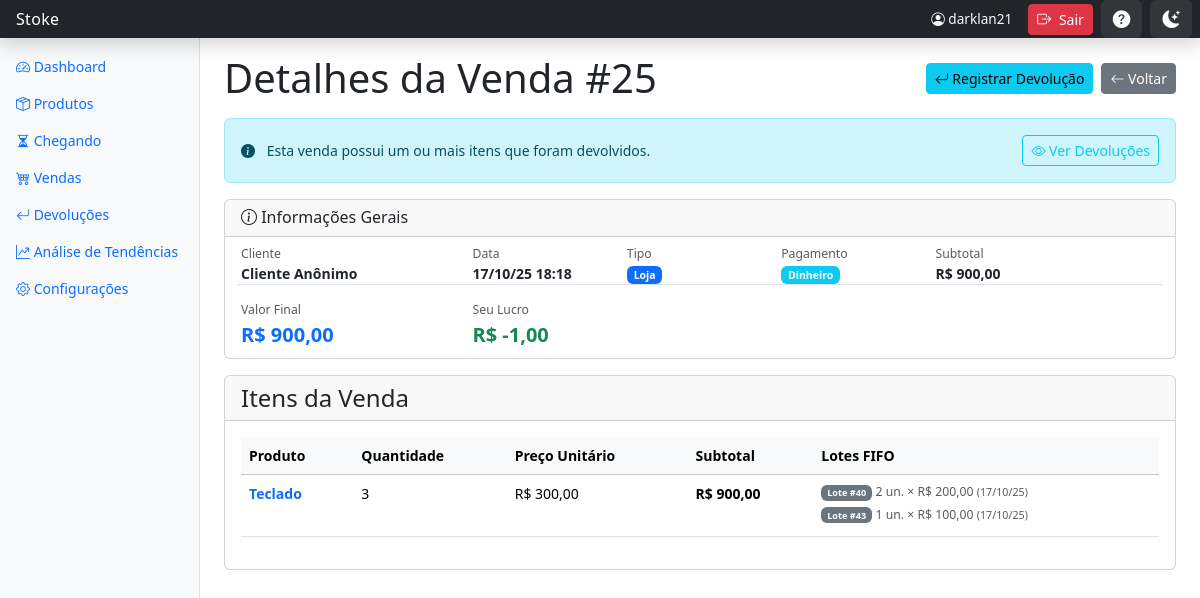
Page /vendas/25/ (signed in) on the committed database.
### inventario/models.py (models this page shows, shortened)
class Venda(models.Model):
    TIPO_VENDA_CHOICES = [
        ('LOJA', 'Loja'),
        ('EXTERNA', 'Externa'),
    ]
    STATUS_CHOICES = [
        ('CONCLUIDA', 'Concluída'),
        ('CANCELADA', 'Cancelada'),
    ]
    TIPO_PAGAMENTO_CHOICES = [
        ('DINHEIRO', 'Dinheiro'),
        ('PIX', 'Pix'),
        ('DEBITO', 'Débito'),
        ('CREDITO', 'Crédito'),
    ]
    cliente_nome = models.CharField('Nome do Cliente', max_length=255, blank=True, null=True)
    data = models.DateTimeField(default=timezone.now)
    tipo_venda = models.CharField(max_length=10, choices=TIPO_VENDA_CHOICES, default='LOJA')
    status = models.CharField(max_length=10, choices=STATUS_CHOICES, default='CONCLUIDA')
    desconto = models.DecimalField('Desconto', max_digits=10, decimal_places=2, default=Decimal('0.00'))
    tipo_pagamento = models.CharField('Tipo de Pagamento', max_length=10, choices=TIPO_PAGAMENTO_CHOICES, default='DINHEIRO')
    parcelas = models.PositiveIntegerField('Número de Parcelas', default=1)
    taxa_aplicada = models.DecimalField('Taxa Aplicada (%)', max_digits=5, decimal_places=2, default=Decimal('0.00'))
    @property
    def teve_devolucao(self):
        return self.devolucoes.exists()
    @property
    def valor_bruto(self):
        return self.itens.aggregate(total=Sum(F('quantidade') * F('preco_venda_unitario')))['total'] or Decimal('0.00')
    @property
    def valor_total(self):
        return self.valor_bruto - self.desconto
    @property
    def custo_total(self):
        return sum(item.custo_compra_total_registrado for item in self.itens.all())
    @property
    def tem_brindes(self):
        return self.itens.filter(eh_brinde=True).exists()
    @property
    def lucro_bruto(self):
        return self.valor_total - self.custo_total
    @property
    def meu_lucro(self):
        lucro_bruto_venda = self.lucro_bruto
        lucro_revertido_devolucoes = self.devolucoes.aggregate(
            total=Sum(F('itens_devolvidos__quantidade') * (F('itens_devolvidos__item_venda_original__preco_venda_unitario') - (F('itens_devolvidos__item_venda_original__custo_compra_total_registrado') / F('itens_devolvidos__item_venda_original__quantidade'))))
        )['total'] or Decimal('0')
        lucro_liquido = lucro_bruto_venda - lucro_revertido_devolucoes
        if self.tipo_venda == 'LOJA':
            lucro_liquido = lucro_liquido / 2
        if self.taxa_aplicada > 0:
            valor_taxa = (self.valor_total * self.taxa_aplicada) / 100
            lucro_liquido = lucro_liquido - valor_taxa
        return lucro_liquido

class ItemVenda(models.Model):
    venda = models.ForeignKey(Venda, related_name='itens', on_delete=models.CASCADE)
    produto = models.ForeignKey(Produto, on_delete=models.PROTECT)
    quantidade = models.PositiveIntegerField()
    preco_venda_unitario = models.DecimalField(max_digits=10, decimal_places=2)
    custo_compra_total_registrado = models.DecimalField(max_digits=10, decimal_places=2)
    eh_brinde = models.BooleanField('É Brinde', default=False)

class Produto(models.Model):
    nome = models.CharField(max_length=255)
    descricao = models.TextField(blank=True, null=True)
    imagem = models.ImageField(upload_to='produtos/', blank=True, null=True)
    ativo = models.BooleanField(default=True)
    fornecedor = models.ForeignKey(Fornecedor, on_delete=models.PROTECT, related_name='produtos', null=True, blank=True)
    preco_venda = models.DecimalField('Preço de Venda', max_digits=10, decimal_places=2, null=True, blank=True)
    lead_time_dias = models.PositiveIntegerField(
        'Lead Time (dias)',
        default=7,
        help_text='Tempo de entrega do fornecedor em dias'
    )
    dias_cobertura_minima = models.PositiveIntegerField(
        'Dias de Cobertura Mínima',
        default=15,
        help_text='Quantidade mínima de dias que o estoque deve cobrir'
    )

class ItemVendaLote(models.Model):
    item_venda = models.ForeignKey(ItemVenda, related_name='lotes_utilizados', on_delete=models.CASCADE)
    lote = models.ForeignKey(Lote, on_delete=models.PROTECT)
    quantidade_retirada = models.PositiveIntegerField()
    preco_compra_lote = models.DecimalField(max_digits=10, decimal_places=2)
    class Meta:
        verbose_name = 'Lote Utilizado em Venda'
        verbose_name_plural = 'Lotes Utilizados em Vendas'

class Lote(models.Model):
    produto = models.ForeignKey(Produto, related_name='lotes', on_delete=models.CASCADE)
    quantidade_inicial = models.PositiveIntegerField()
    quantidade_atual = models.PositiveIntegerField()
    preco_compra = models.DecimalField(max_digits=10, decimal_places=2)
    data_entrada = models.DateTimeField(default=timezone.now)

### inventario/views.py (the view)
# urls.py: path('vendas/<int:pk>/', views.detalhar_venda, name='detalhar_venda'),
def detalhar_venda(request, pk):
    venda = get_object_or_404(Venda.objects.prefetch_related(
        'itens__lotes_utilizados__lote',
        'itens__produto'
    ), pk=pk)
    return render(request, 'inventario/detalhar_venda.html', {'venda': venda})

### inventario/templates/inventario/detalhar_venda.html (shortened to what this page needs)
{% extends 'inventario/base.html' %}
{% block content %}
<div class="row align-items-center mb-3">
    <div class="col-12 col-md-6">
        <h1 class="mb-2 mb-md-0">Detalhes da Venda #{{ venda.id }}</h1>
    </div>
    <div class="col-12 col-md-6">
        <div class="d-flex flex-wrap gap-2 justify-content-md-end">
            <a href="{% url 'inventario:registrar_devolucao' venda_pk=venda.pk %}" class="btn btn-info btn-sm">
                <i class="bi bi-arrow-return-left"></i> <span class="d-none d-sm-inline">Registrar Devolução</span>
            </a>
            <a href="{% url 'inventario:listar_vendas' %}" class="btn btn-secondary btn-sm">
                <i class="bi bi-arrow-left"></i> <span class="d-none d-sm-inline">Voltar</span>
            </a>
        </div>
    </div>
</div>
{% if venda.teve_devolucao %}
<div class="alert alert-info" role="alert">
    <div class="d-flex flex-column flex-sm-row justify-content-between align-items-start align-items-sm-center gap-2">
        <span>
            <i class="bi bi-info-circle-fill me-2"></i>
            <span class="d-none d-md-inline">Esta venda possui um ou mais itens que foram devolvidos.</span>
        </span>
        <a href="{% url 'inventario:listar_devolucoes' %}?venda_id={{ venda.id }}" class="btn btn-sm btn-outline-info">
            <i class="bi bi-eye"></i> <span class="d-none d-sm-inline">Ver Devoluções</span>
        </a>
    </div>
</div>
{% endif %}
<div class="card">
    <div class="card-header py-2">
        <h6 class="mb-0"><i class="bi bi-info-circle"></i> Informações Gerais</h6>
    </div>
    <div class="card-body py-2 px-3">
        <div class="row g-2 align-items-center mb-2">
            <div class="col-6 col-sm-4 col-md-3">
                <small class="text-muted d-block mb-0">Cliente</small>
                <strong>{{ venda.cliente_nome|default:"—" }}</strong>
            </div>
            <div class="col-6 col-sm-4 col-md-2">
                <small class="text-muted d-block mb-0">Data</small>
                <strong>{{ venda.data|date:"d/m/y H:i" }}</strong>
            </div>
            <div class="col-4 col-sm-4 col-md-2">
                <small class="text-muted d-block mb-0">Tipo</small>
                <span class="badge bg-{% if venda.tipo_venda == 'LOJA' %}primary{% else %}secondary{% endif %}">
                    {{ venda.get_tipo_venda_display }}
                </span>
            </div>
            <div class="col-4 col-sm-4 col-md-2">
                <small class="text-muted d-block mb-0">Pagamento</small>
                <span class="badge bg-info">
                    {{ venda.get_tipo_pagamento_display }}{% if venda.tipo_pagamento == 'CREDITO' and venda.parcelas > 1 %} {{ venda.parcelas }}x{% endif %}
                </span>
            </div>
            <div class="col-4 col-md-2">
                <small class="text-muted d-block mb-0">Subtotal</small>
                <strong>R$ {{ venda.valor_bruto|floatformat:2 }}</strong>
            </div>
        </div>
        <div class="row g-2 align-items-center pt-2 border-top">
            <div class="col-6 col-md-3">
                <small class="text-muted d-block mb-0">Valor Final</small>
                <strong class="text-primary fs-5">R$ {{ venda.valor_total|floatformat:2 }}</strong>
            </div>
            <div class="col-6 col-md-3">
                <small class="text-muted d-block mb-0">Seu Lucro</small>
                <strong class="text-success fs-5">R$ {{ venda.meu_lucro|floatformat:2 }}</strong>
            </div>
        </div>
    </div>
</div>
<div class="card mt-3">
    <div class="card-header">
        <h4 class="mb-0">Itens da Venda</h4>
    </div>
    <div class="card-body">
        <div class="d-none d-lg-block">
            <div class="table-responsive">
                <table class="table table-hover">
                    <thead class="table-light">
                        <tr>
                            <th>Produto</th>
                            <th>Quantidade</th>
                            <th>Preço Unitário</th>
                            <th>Subtotal</th>
                            <th>Lotes FIFO</th>
                        </tr>
                    </thead>
                    <tbody>
                        {% for item in venda.itens.all %}
                        <tr {% if item.eh_brinde %}class="table-success"{% endif %}>
                            <td class="fw-bold">
                                <a href="{% url 'inventario:detalhar_produto' pk=item.produto.pk %}" class="text-decoration-none">
                                    {{ item.produto.nome }}
                                </a>
                            </td>
                            <td>{{ item.quantidade }}</td>
                            <td>R$ {{ item.preco_venda_unitario|floatformat:2 }}</td>
                            <td class="fw-bold">R$ {% widthratio item.preco_venda_unitario 1 item.quantidade as subtotal %}{{ subtotal|floatformat:2 }}</td>
                            <td>
                                {% if item.lotes_utilizados.exists %}
                                    <small class="text-muted">
                                        {% for lote_usado in item.lotes_utilizados.all %}
                                            <div class="mb-1">
                                                <span class="badge bg-secondary">Lote #{{ lote_usado.lote.id }}</span>
                                                {{ lote_usado.quantidade_retirada }} un. × R$ {{ lote_usado.preco_compra_lote|floatformat:2 }}
                                                <small class="text-muted">({{ lote_usado.lote.data_entrada|date:"d/m/y" }})</small>
                                            </div>
                                        {% endfor %}
                                    </small>
                                {% else %}
                                    <small class="text-muted fst-italic">—</small>
                                {% endif %}
                            </td>
                        </tr>
                        {% endfor %}
                    </tbody>
                </table>
            </div>
        </div>
    </div>
</div>
{% endblock %}

### inventario/templates/inventario/base.html (shortened to what this page needs)
<!DOCTYPE html>
<html lang="pt-br">
<head>
    {% load static %}
    <link href="https://cdn.jsdelivr.net/npm/bootstrap@5.3.3/dist/css/bootstrap.min.css" rel="stylesheet">
    <link rel="stylesheet" href="https://cdn.jsdelivr.net/npm/bootstrap-icons@1.11.3/font/bootstrap-icons.min.css">
</head>
<body>
    <header class="navbar navbar-dark sticky-top bg-dark flex-md-nowrap p-0 shadow">
        <a class="navbar-brand col-md-3 col-lg-2 me-0 px-3 fs-6" href="{% url 'inventario:dashboard' %}">
            Stoke
        </a>
        <div class="d-flex align-items-center">
            <span class="text-light me-3 d-none d-md-inline" style="font-size: 0.85rem;">
                <i class="bi bi-person-circle"></i> {{ user.username }}
            </span>
            <form method="post" action="{% url 'logout' %}" style="display: inline;" id="logout-form">
                <button type="button" class="btn btn-sm btn-danger me-2" title="Sair do Sistema" onclick="if(confirm('Deseja realmente sair do sistema?')){ document.getElementById('logout-form').submit(); }">
                    <i class="bi bi-box-arrow-right"></i>
                    <span class="d-none d-md-inline ms-1">Sair</span>
                </button>
            </form>
            <button id="help-toggle" class="btn btn-sm me-2" title="Recursos e Ajuda" data-bs-toggle="modal" data-bs-target="#helpModal">
                <i class="bi bi-question-circle-fill"></i>
            </button>
            <button id="theme-toggle" class="btn btn-sm me-2" title="Alternar tema">
                <i class="bi bi-moon-stars-fill" id="theme-icon"></i>
            </button>
        </div>
    </header>
    <div class="container-fluid">
        <div class="row">
            <nav id="sidebarMenu" class="col-md-3 col-lg-2 d-md-block bg-light sidebar collapse">
                <div class="position-sticky">
                    <ul class="nav flex-column">
                        <li class="nav-item">
                            <a href="{% url 'inventario:dashboard' %}" class="nav-link {% if request.resolver_match.url_name == 'dashboard' %}active{% endif %}" aria-current="page">
                                <i class="bi bi-speedometer2"></i> Dashboard
                            </a>
                        </li>
                        <li class="nav-item">
                            <a href="{% url 'inventario:listar_produtos' %}" class="nav-link {% if 'produto' in request.resolver_match.url_name or 'adicionar_estoque' in request.resolver_match.url_name %}active{% endif %}">
                                <i class="bi bi-box-seam"></i> Produtos
                            </a>
                        </li>
                        <li class="nav-item">
                            <a class="nav-link {% if 'chegando' in request.resolver_match.url_name or 'incluir_no_estoque' in request.resolver_match.url_name %}active{% endif %}" href="{% url 'inventario:listar_produtos_chegando' %}">
                                <i class="bi bi-hourglass-split"></i> Chegando
                            </a>
                        </li>
                        <li class="nav-item">
                            <a class="nav-link {% if 'venda' in request.resolver_match.url_name %}active{% endif %}" href="{% url 'inventario:listar_vendas' %}">
                                <i class="bi bi-cart4"></i> Vendas
                            </a>
                        </li>
                        <li class="nav-item">
                            <a class="nav-link {% if 'devolucao' in request.resolver_match.url_name %}active{% endif %}" href="{% url 'inventario:listar_devolucoes' %}">
                                <i class="bi bi-arrow-return-left"></i> Devoluções
                            </a>
                        </li>
                        <li class="nav-item">
                            <a class="nav-link {% if request.resolver_match.url_name == 'analise_tendencias' %}active{% endif %}" href="{% url 'inventario:analise_tendencias' %}">
                                <i class="bi bi-graph-up-arrow"></i> Análise de Tendências
                            </a>
                        </li>
                        <li class="nav-item">
                            <a href="{% url 'inventario:configuracoes' %}" class="nav-link {% if request.resolver_match.url_name == 'configuracoes' %}active{% endif %}">
                                <i class="bi bi-gear"></i> Configurações
                            </a>
                        </li>
                    </ul>
                </div>
            </nav>
            <main class="col-md-9 ms-sm-auto col-lg-10 px-md-4">
                <div class="pt-3 pb-2 mb-3">
                    {% block content %}{% endblock %}
                </div>
            </main>
        </div>
    </div>
</body>
</html>

### rows in the picture
Venda: id "25", cliente_nome "Cliente Anônimo", data "17/10/25 18:18", tipo_venda "Loja", tipo_pagamento "Dinheiro", valor_bruto "900,00", valor_total "900,00", meu_lucro "-1,00"
ItemVenda: produto.nome "Teclado", quantidade "3", preco_venda_unitario "300,00", subtotal "900,00"
ItemVendaLote: lote.id "40", quantidade_retirada "2", preco_compra_lote "200,00", lote.data_entrada "17/10/25"
ItemVendaLote: lote.id "43", quantidade_retirada "1", preco_compra_lote "100,00", lote.data_entrada "17/10/25"

### other values in the picture
{{ user.username }} "darklan21"
